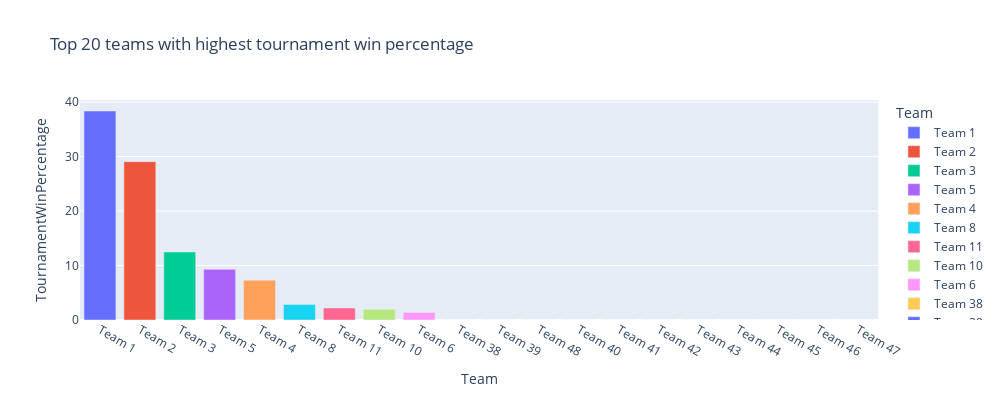

The code cell stored with this chart in its notebook:
### Code cell
px.bar(x='Team',y = 'TournamentWinPercentage',data_frame = top20TWP,color='Team',
       title='Top 20 teams with highest tournament win percentage',height=400,width=1000)

### Figure 1 — Plotly figure (JSON) as saved in the notebook; plotly's stock layout.template omitted (floating-point values rounded to 4 significant figures)
{"data": [{"alignmentgroup": "True", "hovertemplate": "Team=%{x}<br>TournamentWinPercentage=%{y}<extra></extra>", "legendgroup": "Team 1", "marker": {"color": "#636efa"}, "name": "Team 1", "offsetgroup": "Team 1", "orientation": "v", "showlegend": true, "textposition": "auto", "type": "bar", "x": ["Team 1"], "xaxis": "x", "y": [38.37], "yaxis": "y"}, {"alignmentgroup": "True", "hovertemplate": "Team=%{x}<br>TournamentWinPercentage=%{y}<extra></extra>", "legendgroup": "Team 2", "marker": {"color": "#EF553B"}, "name": "Team 2", "offsetgroup": "Team 2", "orientation": "v", "showlegend": true, "textposition": "auto", "type": "bar", "x": ["Team 2"], "xaxis": "x", "y": [29.07], "yaxis": "y"}, {"alignmentgroup": "True", "hovertemplate": "Team=%{x}<br>TournamentWinPercentage=%{y}<extra></extra>", "legendgroup": "Team 3", "marker": {"color": "#00cc96"}, "name": "Team 3", "offsetgroup": "Team 3", "orientation": "v", "showlegend": true, "textposition": "auto", "type": "bar", "x": ["Team 3"], "xaxis": "x", "y": [12.5], "yaxis": "y"}, {"alignmentgroup": "True", "hovertemplate": "Team=%{x}<br>TournamentWinPercentage=%{y}<extra></extra>", "legendgroup": "Team 5", "marker": {"color": "#ab63fa"}, "name": "Team 5", "offsetgroup": "Team 5", "orientation": "v", "showlegend": true, "textposition": "auto", "type": "bar", "x": ["Team 5"], "xaxis": "x", "y": [9.3], "yaxis": "y"}, {"alignmentgroup": "True", "hovertemplate": "Team=%{x}<br>TournamentWinPercentage=%{y}<extra></extra>", "legendgroup": "Team 4", "marker": {"color": "#FFA15A"}, "name": "Team 4", "offsetgroup": "Team 4", "orientation": "v", "showlegend": true, "textposition": "auto", "type": "bar", "x": ["Team 4"], "xaxis": "x", "y": [7.32], "yaxis": "y"}, {"alignmentgroup": "True", "hovertemplate": "Team=%{x}<br>TournamentWinPercentage=%{y}<extra></extra>", "legendgroup": "Team 8", "marker": {"color": "#19d3f3"}, "name": "Team 8", "offsetgroup": "Team 8", "orientation": "v", "showlegend": true, "textposition": "auto", "type": "bar", "x": ["Team 8"], "xaxis": "x", "y": [2.86], "yaxis": "y"}, {"alignmentgroup": "True", "hovertemplate": "Team=%{x}<br>TournamentWinPercentage=%{y}<extra></extra>", "legendgroup": "Team 11", "marker": {"color": "#FF6692"}, "name": "Team 11", "offsetgroup": "Team 11", "orientation": "v", "showlegend": true, "textposition": "auto", "type": "bar", "x": ["Team 11"], "xaxis": "x", "y": [2.22], "yaxis": "y"}, {"alignmentgroup": "True", "hovertemplate": "Team=%{x}<br>TournamentWinPercentage=%{y}<extra></extra>", "legendgroup": "Team 10", "marker": {"color": "#B6E880"}, "name": "Team 10", "offsetgroup": "Team 10", "orientation": "v", "showlegend": true, "textposition": "auto", "type": "bar", "x": ["Team 10"], "xaxis": "x", "y": [1.96], "yaxis": "y"}, {"alignmentgroup": "True", "hovertemplate": "Team=%{x}<br>TournamentWinPercentage=%{y}<extra></extra>", "legendgroup": "Team 6", "marker": {"color": "#FF97FF"}, "name": "Team 6", "offsetgroup": "Team 6", "orientation": "v", "showlegend": true, "textposition": "auto", "type": "bar", "x": ["Team 6"], "xaxis": "x", "y": [1.37], "yaxis": "y"}, {"alignmentgroup": "True", "hovertemplate": "Team=%{x}<br>TournamentWinPercentage=%{y}<extra></extra>", "legendgroup": "Team 38", "marker": {"color": "#FECB52"}, "name": "Team 38", "offsetgroup": "Team 38", "orientation": "v", "showlegend": true, "textposition": "auto", "type": "bar", "x": ["Team 38"], "xaxis": "x", "y": [0], "yaxis": "y"}, {"alignmentgroup": "True", "hovertemplate": "Team=%{x}<br>TournamentWinPercentage=%{y}<extra></extra>", "legendgroup": "Team 39", "marker": {"color": "#636efa"}, "name": "Team 39", "offsetgroup": "Team 39", "orientation": "v", "showlegend": true, "textposition": "auto", "type": "bar", "x": ["Team 39"], "xaxis": "x", "y": [0], "yaxis": "y"}, {"alignmentgroup": "True", "hovertemplate": "Team=%{x}<br>TournamentWinPercentage=%{y}<extra></extra>", "legendgroup": "Team 48", "marker": {"color": "#EF553B"}, "name": "Team 48", "offsetgroup": "Team 48", "orientation": "v", "showlegend": true, "textposition": "auto", "type": "bar", "x": ["Team 48"], "xaxis": "x", "y": [0], "yaxis": "y"}, {"alignmentgroup": "True", "hovertemplate": "Team=%{x}<br>TournamentWinPercentage=%{y}<extra></extra>", "legendgroup": "Team 40", "marker": {"color": "#00cc96"}, "name": "Team 40", "offsetgroup": "Team 40", "orientation": "v", "showlegend": true, "textposition": "auto", "type": "bar", "x": ["Team 40"], "xaxis": "x", "y": [0], "yaxis": "y"}, {"alignmentgroup": "True", "hovertemplate": "Team=%{x}<br>TournamentWinPercentage=%{y}<extra></extra>", "legendgroup": "Team 41", "marker": {"color": "#ab63fa"}, "name": "Team 41", "offsetgroup": "Team 41", "orientation": "v", "showlegend": true, "textposition": "auto", "type": "bar", "x": ["Team 41"], "xaxis": "x", "y": [0], "yaxis": "y"}, {"alignmentgroup": "True", "hovertemplate": "Team=%{x}<br>TournamentWinPercentage=%{y}<extra></extra>", "legendgroup": "Team 42", "marker": {"color": "#FFA15A"}, "name": "Team 42", "offsetgroup": "Team 42", "orientation": "v", "showlegend": true, "textposition": "auto", "type": "bar", "x": ["Team 42"], "xaxis": "x", "y": [0], "yaxis": "y"}, {"alignmentgroup": "True", "hovertemplate": "Team=%{x}<br>TournamentWinPercentage=%{y}<extra></extra>", "legendgroup": "Team 43", "marker": {"color": "#19d3f3"}, "name": "Team 43", "offsetgroup": "Team 43", "orientation": "v", "showlegend": true, "textposition": "auto", "type": "bar", "x": ["Team 43"], "xaxis": "x", "y": [0], "yaxis": "y"}, {"alignmentgroup": "True", "hovertemplate": "Team=%{x}<br>TournamentWinPercentage=%{y}<extra></extra>", "legendgroup": "Team 44", "marker": {"color": "#FF6692"}, "name": "Team 44", "offsetgroup": "Team 44", "orientation": "v", "showlegend": true, "textposition": "auto", "type": "bar", "x": ["Team 44"], "xaxis": "x", "y": [0], "yaxis": "y"}, {"alignmentgroup": "True", "hovertemplate": "Team=%{x}<br>TournamentWinPercentage=%{y}<extra></extra>", "legendgroup": "Team 45", "marker": {"color": "#B6E880"}, "name": "Team 45", "offsetgroup": "Team 45", "orientation": "v", "showlegend": true, "textposition": "auto", "type": "bar", "x": ["Team 45"], "xaxis": "x", "y": [0], "yaxis": "y"}, {"alignmentgroup": "True", "hovertemplate": "Team=%{x}<br>TournamentWinPercentage=%{y}<extra></extra>", "legendgroup": "Team 46", "marker": {"color": "#FF97FF"}, "name": "Team 46", "offsetgroup": "Team 46", "orientation": "v", "showlegend": true, "textposition": "auto", "type": "bar", "x": ["Team 46"], "xaxis": "x", "y": [0], "yaxis": "y"}, {"alignmentgroup": "True", "hovertemplate": "Team=%{x}<br>TournamentWinPercentage=%{y}<extra></extra>", "legendgroup": "Team 47", "marker": {"color": "#FECB52"}, "name": "Team 47", "offsetgroup": "Team 47", "orientation": "v", "showlegend": true, "textposition": "auto", "type": "bar", "x": ["Team 47"], "xaxis": "x", "y": [0], "yaxis": "y"}], "layout": {"barmode": "relative", "height": 400, "legend": {"title": {"text": "Team"}, "tracegroupgap": 0}, "title": {"text": "Top 20 teams with highest tournament win percentage"}, "width": 1000, "xaxis": {"anchor": "y", "categoryarray": ["Team 1", "Team 2", "Team 3", "Team 5", "Team 4", "Team 8", "Team 11", "Team 10", "Team 6", "Team 38", "Team 39", "Team 48", "Team 40", "Team 41", "Team 42", "Team 43", "Team 44", "Team 45", "Team 46", "Team 47"], "categoryorder": "array", "domain": [0, 1], "title": {"text": "Team"}}, "yaxis": {"anchor": "x", "domain": [0, 1], "title": {"text": "TournamentWinPercentage"}}}}
